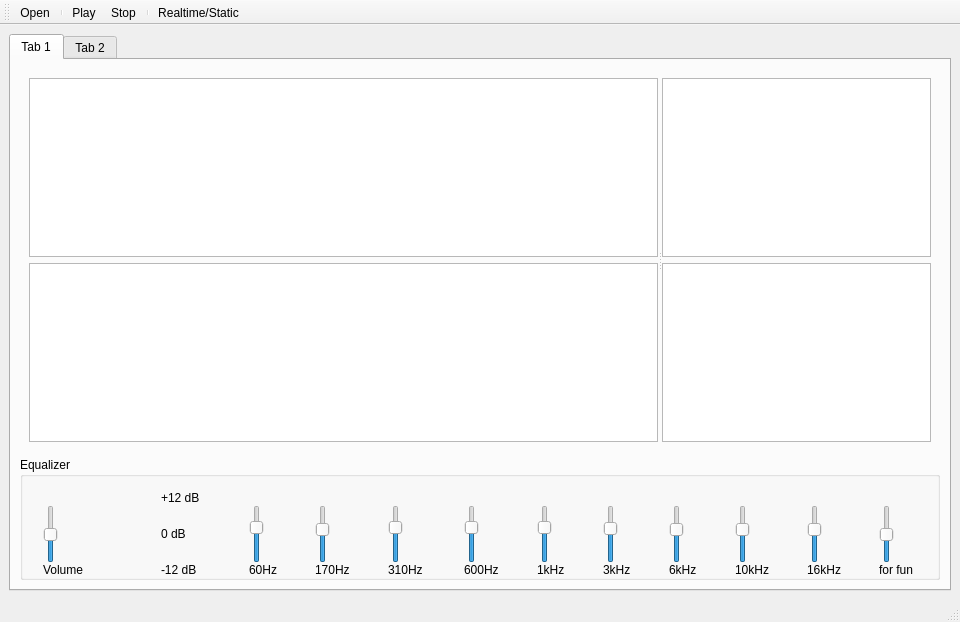
<?xml version="1.0" encoding="UTF-8"?>
<ui version="4.0">
 <class>MainWindow</class>
 <widget class="QMainWindow" name="MainWindow">
  <property name="geometry">
   <rect>
    <x>0</x>
    <y>0</y>
    <width>960</width>
    <height>622</height>
   </rect>
  </property>
  <property name="windowTitle">
   <string>MainWindow</string>
  </property>
  <widget class="QWidget" name="centralwidget">
   <layout class="QHBoxLayout" name="horizontalLayout_2">
    <item>
     <widget class="QTabWidget" name="tabWidget">
      <property name="currentIndex">
       <number>0</number>
      </property>
      <widget class="QWidget" name="tab">
       <attribute name="title">
        <string>Tab 1</string>
       </attribute>
       <layout class="QGridLayout" name="gridLayout">
        <item row="0" column="0">
         <widget class="QWidget" name="widget" native="true">
          <layout class="QGridLayout" name="gridLayout_3">
           <item row="0" column="0">
            <widget class="QSplitter" name="splitter">
             <property name="orientation">
              <enum>Qt::Horizontal</enum>
             </property>
             <widget class="QWidget" name="widget_5" native="true">
              <property name="sizePolicy">
               <sizepolicy hsizetype="Preferred" vsizetype="Preferred">
                <horstretch>70</horstretch>
                <verstretch>0</verstretch>
               </sizepolicy>
              </property>
              <property name="minimumSize">
               <size>
                <width>200</width>
                <height>0</height>
               </size>
              </property>
              <layout class="QVBoxLayout" name="verticalLayout">
               <item>
                <widget class="PlotWidget" name="grMain">
                 <property name="sizePolicy">
                  <sizepolicy hsizetype="Expanding" vsizetype="Expanding">
                   <horstretch>70</horstretch>
                   <verstretch>0</verstretch>
                  </sizepolicy>
                 </property>
                </widget>
               </item>
               <item>
                <widget class="PlotWidget" name="grUpdatedMain"/>
               </item>
              </layout>
             </widget>
             <widget class="QWidget" name="widget_6" native="true">
              <property name="sizePolicy">
               <sizepolicy hsizetype="Preferred" vsizetype="Preferred">
                <horstretch>30</horstretch>
                <verstretch>0</verstretch>
               </sizepolicy>
              </property>
              <layout class="QVBoxLayout" name="verticalLayout_2">
               <item>
                <widget class="GraphicsLayoutWidget" name="grSpec">
                 <property name="sizePolicy">
                  <sizepolicy hsizetype="Expanding" vsizetype="Expanding">
                   <horstretch>30</horstretch>
                   <verstretch>0</verstretch>
                  </sizepolicy>
                 </property>
                </widget>
               </item>
               <item>
                <widget class="GraphicsLayoutWidget" name="grUpdatedSpec"/>
               </item>
              </layout>
             </widget>
            </widget>
           </item>
          </layout>
         </widget>
        </item>
        <item row="1" column="0">
         <widget class="QGroupBox" name="groupBox">
          <property name="sizePolicy">
           <sizepolicy hsizetype="Preferred" vsizetype="Expanding">
            <horstretch>0</horstretch>
            <verstretch>0</verstretch>
           </sizepolicy>
          </property>
          <property name="minimumSize">
           <size>
            <width>0</width>
            <height>0</height>
           </size>
          </property>
          <property name="maximumSize">
           <size>
            <width>16777215</width>
            <height>150</height>
           </size>
          </property>
          <property name="title">
           <string>Equalizer</string>
          </property>
          <layout class="QGridLayout" name="gridLayout_2">
           <property name="leftMargin">
            <number>0</number>
           </property>
           <property name="topMargin">
            <number>0</number>
           </property>
           <property name="rightMargin">
            <number>0</number>
           </property>
           <property name="bottomMargin">
            <number>0</number>
           </property>
           <property name="horizontalSpacing">
            <number>18</number>
           </property>
           <property name="verticalSpacing">
            <number>0</number>
           </property>
           <item row="3" column="10">
            <widget class="QLabel" name="label_8">
             <property name="text">
              <string>6kHz</string>
             </property>
            </widget>
           </item>
           <item row="3" column="5">
            <widget class="QLabel" name="label_3">
             <property name="text">
              <string>170Hz</string>
             </property>
            </widget>
           </item>
           <item row="3" column="4">
            <widget class="QLabel" name="label_2">
             <property name="text">
              <string>60Hz</string>
             </property>
            </widget>
           </item>
           <item row="3" column="9">
            <widget class="QLabel" name="label_7">
             <property name="text">
              <string>3kHz</string>
             </property>
            </widget>
           </item>
           <item row="0" column="12">
            <widget class="QLabel" name="label_16k">
             <property name="text">
              <string/>
             </property>
            </widget>
           </item>
           <item row="2" column="0">
            <widget class="QSlider" name="verticalSlider_gain">
             <property name="maximum">
              <number>200</number>
             </property>
             <property name="value">
              <number>100</number>
             </property>
             <property name="orientation">
              <enum>Qt::Vertical</enum>
             </property>
            </widget>
           </item>
           <item row="3" column="8">
            <widget class="QLabel" name="label_6">
             <property name="text">
              <string>1kHz</string>
             </property>
            </widget>
           </item>
           <item row="3" column="13">
            <widget class="QLabel" name="label_12">
             <property name="text">
              <string>for fun</string>
             </property>
            </widget>
           </item>
           <item row="3" column="7">
            <widget class="QLabel" name="label_5">
             <property name="text">
              <string>600Hz</string>
             </property>
            </widget>
           </item>
           <item row="3" column="3">
            <widget class="QLabel" name="label_24">
             <property name="text">
              <string>-12 dB</string>
             </property>
            </widget>
           </item>
           <item row="0" column="13">
            <widget class="QLabel" name="label_22">
             <property name="text">
              <string/>
             </property>
            </widget>
           </item>
           <item row="3" column="0">
            <widget class="QLabel" name="label">
             <property name="text">
              <string>Volume</string>
             </property>
            </widget>
           </item>
           <item row="2" column="2">
            <spacer name="horizontalSpacer">
             <property name="orientation">
              <enum>Qt::Horizontal</enum>
             </property>
             <property name="sizeType">
              <enum>QSizePolicy::Fixed</enum>
             </property>
             <property name="sizeHint" stdset="0">
              <size>
               <width>40</width>
               <height>20</height>
              </size>
             </property>
            </spacer>
           </item>
           <item row="3" column="11">
            <widget class="QLabel" name="label_9">
             <property name="text">
              <string>10kHz</string>
             </property>
            </widget>
           </item>
           <item row="3" column="6">
            <widget class="QLabel" name="label_4">
             <property name="text">
              <string>310Hz </string>
             </property>
            </widget>
           </item>
           <item row="0" column="9">
            <widget class="QLabel" name="label_3k">
             <property name="text">
              <string/>
             </property>
            </widget>
           </item>
           <item row="0" column="10">
            <widget class="QLabel" name="label_6k">
             <property name="text">
              <string/>
             </property>
            </widget>
           </item>
           <item row="2" column="11">
            <widget class="QSlider" name="verticalSlider_10k">
             <property name="minimum">
              <number>-15</number>
             </property>
             <property name="maximum">
              <number>10</number>
             </property>
             <property name="tracking">
              <bool>false</bool>
             </property>
             <property name="orientation">
              <enum>Qt::Vertical</enum>
             </property>
            </widget>
           </item>
           <item row="2" column="9">
            <widget class="QSlider" name="verticalSlider_3k">
             <property name="minimum">
              <number>-15</number>
             </property>
             <property name="maximum">
              <number>9</number>
             </property>
             <property name="tracking">
              <bool>false</bool>
             </property>
             <property name="orientation">
              <enum>Qt::Vertical</enum>
             </property>
            </widget>
           </item>
           <item row="2" column="13">
            <widget class="QSlider" name="verticalSlider_11">
             <property name="minimum">
              <number>-18</number>
             </property>
             <property name="maximum">
              <number>18</number>
             </property>
             <property name="orientation">
              <enum>Qt::Vertical</enum>
             </property>
            </widget>
           </item>
           <item row="0" column="8">
            <widget class="QLabel" name="label_1k">
             <property name="text">
              <string/>
             </property>
            </widget>
           </item>
           <item row="0" column="4">
            <widget class="QLabel" name="label_60">
             <property name="text">
              <string/>
             </property>
            </widget>
           </item>
           <item row="2" column="6">
            <widget class="QSlider" name="verticalSlider_310">
             <property name="minimum">
              <number>-15</number>
             </property>
             <property name="maximum">
              <number>8</number>
             </property>
             <property name="pageStep">
              <number>5</number>
             </property>
             <property name="tracking">
              <bool>false</bool>
             </property>
             <property name="orientation">
              <enum>Qt::Vertical</enum>
             </property>
            </widget>
           </item>
           <item row="2" column="7">
            <widget class="QSlider" name="verticalSlider_600">
             <property name="minimum">
              <number>-15</number>
             </property>
             <property name="maximum">
              <number>8</number>
             </property>
             <property name="pageStep">
              <number>5</number>
             </property>
             <property name="tracking">
              <bool>false</bool>
             </property>
             <property name="orientation">
              <enum>Qt::Vertical</enum>
             </property>
            </widget>
           </item>
           <item row="0" column="6">
            <widget class="QLabel" name="label_310">
             <property name="text">
              <string/>
             </property>
            </widget>
           </item>
           <item row="3" column="12">
            <widget class="QLabel" name="label_10">
             <property name="text">
              <string>16kHz</string>
             </property>
            </widget>
           </item>
           <item row="2" column="5">
            <widget class="QSlider" name="verticalSlider_170">
             <property name="minimum">
              <number>-15</number>
             </property>
             <property name="maximum">
              <number>10</number>
             </property>
             <property name="pageStep">
              <number>5</number>
             </property>
             <property name="tracking">
              <bool>false</bool>
             </property>
             <property name="orientation">
              <enum>Qt::Vertical</enum>
             </property>
            </widget>
           </item>
           <item row="0" column="5">
            <widget class="QLabel" name="label_170">
             <property name="text">
              <string/>
             </property>
            </widget>
           </item>
           <item row="0" column="11">
            <widget class="QLabel" name="label_10k">
             <property name="text">
              <string/>
             </property>
            </widget>
           </item>
           <item row="2" column="8">
            <widget class="QSlider" name="verticalSlider_1k">
             <property name="minimum">
              <number>-15</number>
             </property>
             <property name="maximum">
              <number>8</number>
             </property>
             <property name="pageStep">
              <number>5</number>
             </property>
             <property name="tracking">
              <bool>false</bool>
             </property>
             <property name="orientation">
              <enum>Qt::Vertical</enum>
             </property>
            </widget>
           </item>
           <item row="1" column="0">
            <widget class="QLabel" name="label_master_gain">
             <property name="text">
              <string/>
             </property>
            </widget>
           </item>
           <item row="0" column="7">
            <widget class="QLabel" name="label_600">
             <property name="text">
              <string/>
             </property>
            </widget>
           </item>
           <item row="2" column="3">
            <widget class="QLabel" name="label_23">
             <property name="text">
              <string>0 dB</string>
             </property>
            </widget>
           </item>
           <item row="2" column="12">
            <widget class="QSlider" name="verticalSlider_16k">
             <property name="minimum">
              <number>-15</number>
             </property>
             <property name="maximum">
              <number>10</number>
             </property>
             <property name="tracking">
              <bool>false</bool>
             </property>
             <property name="orientation">
              <enum>Qt::Vertical</enum>
             </property>
            </widget>
           </item>
           <item row="2" column="4">
            <widget class="QSlider" name="verticalSlider_60">
             <property name="minimum">
              <number>-15</number>
             </property>
             <property name="maximum">
              <number>8</number>
             </property>
             <property name="tracking">
              <bool>false</bool>
             </property>
             <property name="orientation">
              <enum>Qt::Vertical</enum>
             </property>
            </widget>
           </item>
           <item row="2" column="10">
            <widget class="QSlider" name="verticalSlider_6k">
             <property name="minimum">
              <number>-15</number>
             </property>
             <property name="maximum">
              <number>10</number>
             </property>
             <property name="tracking">
              <bool>false</bool>
             </property>
             <property name="orientation">
              <enum>Qt::Vertical</enum>
             </property>
            </widget>
           </item>
           <item row="1" column="3">
            <widget class="QLabel" name="label_25">
             <property name="maximumSize">
              <size>
               <width>50</width>
               <height>16777215</height>
              </size>
             </property>
             <property name="text">
              <string>+12 dB</string>
             </property>
            </widget>
           </item>
          </layout>
         </widget>
        </item>
       </layout>
      </widget>
      <widget class="QWidget" name="tab_2">
       <attribute name="title">
        <string>Tab 2</string>
       </attribute>
       <layout class="QGridLayout" name="gridLayout_4" columnstretch="33,33,33">
        <item row="0" column="0">
         <widget class="QWidget" name="widget_2" native="true">
          <widget class="QLabel" name="label_11">
           <property name="geometry">
            <rect>
             <x>9</x>
             <y>9</y>
             <width>250</width>
             <height>521</height>
            </rect>
           </property>
           <property name="maximumSize">
            <size>
             <width>250</width>
             <height>16777215</height>
            </size>
           </property>
           <property name="text">
            <string/>
           </property>
           <property name="pixmap">
            <pixmap>instruments/xylophone_15.png</pixmap>
           </property>
           <property name="scaledContents">
            <bool>true</bool>
           </property>
           <property name="wordWrap">
            <bool>false</bool>
           </property>
          </widget>
          <widget class="QToolButton" name="xylophoneC2">
           <property name="geometry">
            <rect>
             <x>70</x>
             <y>40</y>
             <width>121</width>
             <height>21</height>
            </rect>
           </property>
           <property name="text">
            <string/>
           </property>
           <property name="autoRaise">
            <bool>true</bool>
           </property>
          </widget>
          <widget class="QToolButton" name="xylophoneD2">
           <property name="geometry">
            <rect>
             <x>70</x>
             <y>70</y>
             <width>131</width>
             <height>21</height>
            </rect>
           </property>
           <property name="text">
            <string/>
           </property>
           <property name="autoRaise">
            <bool>true</bool>
           </property>
          </widget>
          <widget class="QToolButton" name="xylophoneE2">
           <property name="geometry">
            <rect>
             <x>60</x>
             <y>100</y>
             <width>141</width>
             <height>21</height>
            </rect>
           </property>
           <property name="text">
            <string/>
           </property>
           <property name="autoRaise">
            <bool>true</bool>
           </property>
          </widget>
          <widget class="QToolButton" name="xylophoneF2">
           <property name="geometry">
            <rect>
             <x>60</x>
             <y>130</y>
             <width>141</width>
             <height>21</height>
            </rect>
           </property>
           <property name="text">
            <string/>
           </property>
           <property name="autoRaise">
            <bool>true</bool>
           </property>
          </widget>
          <widget class="QToolButton" name="xylophoneG2">
           <property name="geometry">
            <rect>
             <x>60</x>
             <y>160</y>
             <width>151</width>
             <height>31</height>
            </rect>
           </property>
           <property name="text">
            <string/>
           </property>
           <property name="autoRaise">
            <bool>true</bool>
           </property>
          </widget>
          <widget class="QToolButton" name="xylophoneA2">
           <property name="geometry">
            <rect>
             <x>50</x>
             <y>190</y>
             <width>161</width>
             <height>31</height>
            </rect>
           </property>
           <property name="text">
            <string/>
           </property>
           <property name="autoRaise">
            <bool>true</bool>
           </property>
          </widget>
          <widget class="QToolButton" name="xylophoneB2">
           <property name="geometry">
            <rect>
             <x>50</x>
             <y>220</y>
             <width>161</width>
             <height>31</height>
            </rect>
           </property>
           <property name="text">
            <string/>
           </property>
           <property name="autoRaise">
            <bool>true</bool>
           </property>
          </widget>
          <widget class="QToolButton" name="xylophoneAsharp2">
           <property name="geometry">
            <rect>
             <x>40</x>
             <y>250</y>
             <width>181</width>
             <height>31</height>
            </rect>
           </property>
           <property name="text">
            <string/>
           </property>
           <property name="autoRaise">
            <bool>true</bool>
           </property>
          </widget>
          <widget class="QToolButton" name="xylophoneC3">
           <property name="geometry">
            <rect>
             <x>40</x>
             <y>280</y>
             <width>191</width>
             <height>31</height>
            </rect>
           </property>
           <property name="text">
            <string/>
           </property>
           <property name="autoRaise">
            <bool>true</bool>
           </property>
          </widget>
          <widget class="QToolButton" name="xylophoneD3">
           <property name="geometry">
            <rect>
             <x>30</x>
             <y>310</y>
             <width>201</width>
             <height>31</height>
            </rect>
           </property>
           <property name="text">
            <string/>
           </property>
           <property name="autoRaise">
            <bool>true</bool>
           </property>
          </widget>
          <widget class="QToolButton" name="xylophoneE3">
           <property name="geometry">
            <rect>
             <x>30</x>
             <y>340</y>
             <width>211</width>
             <height>31</height>
            </rect>
           </property>
           <property name="text">
            <string/>
           </property>
           <property name="autoRaise">
            <bool>true</bool>
           </property>
          </widget>
          <widget class="QToolButton" name="xylophoneF3">
           <property name="geometry">
            <rect>
             <x>20</x>
             <y>370</y>
             <width>221</width>
             <height>31</height>
            </rect>
           </property>
           <property name="text">
            <string/>
           </property>
           <property name="autoRaise">
            <bool>true</bool>
           </property>
          </widget>
          <widget class="QToolButton" name="xylophoneG3">
           <property name="geometry">
            <rect>
             <x>20</x>
             <y>400</y>
             <width>221</width>
             <height>31</height>
            </rect>
           </property>
           <property name="text">
            <string/>
           </property>
           <property name="autoRaise">
            <bool>true</bool>
           </property>
          </widget>
          <widget class="QToolButton" name="xylophoneA3">
           <property name="geometry">
            <rect>
             <x>10</x>
             <y>440</y>
             <width>241</width>
             <height>31</height>
            </rect>
           </property>
           <property name="text">
            <string/>
           </property>
           <property name="autoRaise">
            <bool>true</bool>
           </property>
          </widget>
          <widget class="QToolButton" name="xylophoneB3">
           <property name="geometry">
            <rect>
             <x>10</x>
             <y>470</y>
             <width>241</width>
             <height>31</height>
            </rect>
           </property>
           <property name="text">
            <string/>
           </property>
           <property name="autoRaise">
            <bool>true</bool>
           </property>
          </widget>
         </widget>
        </item>
        <item row="0" column="1">
         <widget class="QWidget" name="widget_3" native="true">
          <widget class="QLabel" name="label_13">
           <property name="geometry">
            <rect>
             <x>0</x>
             <y>90</y>
             <width>271</width>
             <height>341</height>
            </rect>
           </property>
           <property name="frameShape">
            <enum>QFrame::VLine</enum>
           </property>
           <property name="text">
            <string/>
           </property>
           <property name="pixmap">
            <pixmap>instruments/stringsteel_6.jpeg</pixmap>
           </property>
           <property name="scaledContents">
            <bool>true</bool>
           </property>
          </widget>
          <widget class="QToolButton" name="stsC5">
           <property name="geometry">
            <rect>
             <x>0</x>
             <y>100</y>
             <width>271</width>
             <height>16</height>
            </rect>
           </property>
           <property name="maximumSize">
            <size>
             <width>16777215</width>
             <height>20</height>
            </size>
           </property>
           <property name="text">
            <string/>
           </property>
           <property name="autoRaise">
            <bool>true</bool>
           </property>
          </widget>
          <widget class="QToolButton" name="stsD5">
           <property name="geometry">
            <rect>
             <x>0</x>
             <y>160</y>
             <width>271</width>
             <height>20</height>
            </rect>
           </property>
           <property name="maximumSize">
            <size>
             <width>16777215</width>
             <height>20</height>
            </size>
           </property>
           <property name="text">
            <string/>
           </property>
           <property name="autoRaise">
            <bool>true</bool>
           </property>
          </widget>
          <widget class="QToolButton" name="stsA5">
           <property name="geometry">
            <rect>
             <x>0</x>
             <y>400</y>
             <width>271</width>
             <height>20</height>
            </rect>
           </property>
           <property name="maximumSize">
            <size>
             <width>16777215</width>
             <height>20</height>
            </size>
           </property>
           <property name="text">
            <string/>
           </property>
           <property name="autoRaise">
            <bool>true</bool>
           </property>
          </widget>
          <widget class="QToolButton" name="stsG5">
           <property name="geometry">
            <rect>
             <x>0</x>
             <y>340</y>
             <width>271</width>
             <height>20</height>
            </rect>
           </property>
           <property name="maximumSize">
            <size>
             <width>16777215</width>
             <height>20</height>
            </size>
           </property>
           <property name="text">
            <string/>
           </property>
           <property name="autoRaise">
            <bool>true</bool>
           </property>
          </widget>
          <widget class="QToolButton" name="stsE5">
           <property name="geometry">
            <rect>
             <x>0</x>
             <y>220</y>
             <width>271</width>
             <height>20</height>
            </rect>
           </property>
           <property name="maximumSize">
            <size>
             <width>16777215</width>
             <height>20</height>
            </size>
           </property>
           <property name="text">
            <string/>
           </property>
           <property name="autoRaise">
            <bool>true</bool>
           </property>
          </widget>
          <widget class="QToolButton" name="stsF5">
           <property name="geometry">
            <rect>
             <x>0</x>
             <y>280</y>
             <width>271</width>
             <height>20</height>
            </rect>
           </property>
           <property name="maximumSize">
            <size>
             <width>16777215</width>
             <height>20</height>
            </size>
           </property>
           <property name="text">
            <string/>
           </property>
           <property name="autoRaise">
            <bool>true</bool>
           </property>
          </widget>
         </widget>
        </item>
        <item row="0" column="2">
         <widget class="QWidget" name="widget_4" native="true">
          <widget class="QLabel" name="label_14">
           <property name="geometry">
            <rect>
             <x>0</x>
             <y>90</y>
             <width>261</width>
             <height>341</height>
            </rect>
           </property>
           <property name="text">
            <string/>
           </property>
           <property name="pixmap">
            <pixmap>instruments/piano_7.jpeg</pixmap>
           </property>
           <property name="scaledContents">
            <bool>true</bool>
           </property>
          </widget>
          <widget class="QToolButton" name="pianoC4">
           <property name="geometry">
            <rect>
             <x>0</x>
             <y>140</y>
             <width>41</width>
             <height>281</height>
            </rect>
           </property>
           <property name="text">
            <string/>
           </property>
           <property name="autoRaise">
            <bool>true</bool>
           </property>
          </widget>
          <widget class="QToolButton" name="pianoD4">
           <property name="geometry">
            <rect>
             <x>40</x>
             <y>140</y>
             <width>41</width>
             <height>281</height>
            </rect>
           </property>
           <property name="text">
            <string/>
           </property>
           <property name="autoRaise">
            <bool>true</bool>
           </property>
          </widget>
          <widget class="QToolButton" name="pianoE4">
           <property name="geometry">
            <rect>
             <x>80</x>
             <y>140</y>
             <width>31</width>
             <height>281</height>
            </rect>
           </property>
           <property name="text">
            <string/>
           </property>
           <property name="autoRaise">
            <bool>true</bool>
           </property>
          </widget>
          <widget class="QToolButton" name="pianoF4">
           <property name="geometry">
            <rect>
             <x>110</x>
             <y>140</y>
             <width>41</width>
             <height>281</height>
            </rect>
           </property>
           <property name="text">
            <string/>
           </property>
           <property name="autoRaise">
            <bool>true</bool>
           </property>
          </widget>
          <widget class="QToolButton" name="pianoG4">
           <property name="geometry">
            <rect>
             <x>150</x>
             <y>140</y>
             <width>31</width>
             <height>281</height>
            </rect>
           </property>
           <property name="text">
            <string/>
           </property>
           <property name="autoRaise">
            <bool>true</bool>
           </property>
          </widget>
          <widget class="QToolButton" name="pianoA4">
           <property name="geometry">
            <rect>
             <x>180</x>
             <y>140</y>
             <width>41</width>
             <height>281</height>
            </rect>
           </property>
           <property name="text">
            <string/>
           </property>
           <property name="autoRaise">
            <bool>true</bool>
           </property>
          </widget>
          <widget class="QToolButton" name="pianoB4">
           <property name="geometry">
            <rect>
             <x>220</x>
             <y>140</y>
             <width>41</width>
             <height>281</height>
            </rect>
           </property>
           <property name="text">
            <string/>
           </property>
           <property name="autoRaise">
            <bool>true</bool>
           </property>
          </widget>
          <widget class="QToolButton" name="pianoCsharp4">
           <property name="geometry">
            <rect>
             <x>20</x>
             <y>130</y>
             <width>31</width>
             <height>191</height>
            </rect>
           </property>
           <property name="text">
            <string/>
           </property>
           <property name="autoRaise">
            <bool>true</bool>
           </property>
          </widget>
          <widget class="QToolButton" name="pianoDsahrp4">
           <property name="geometry">
            <rect>
             <x>60</x>
             <y>130</y>
             <width>31</width>
             <height>191</height>
            </rect>
           </property>
           <property name="text">
            <string/>
           </property>
           <property name="autoRaise">
            <bool>true</bool>
           </property>
          </widget>
          <widget class="QToolButton" name="pianoFsharp4">
           <property name="geometry">
            <rect>
             <x>130</x>
             <y>130</y>
             <width>31</width>
             <height>191</height>
            </rect>
           </property>
           <property name="text">
            <string/>
           </property>
           <property name="autoRaise">
            <bool>true</bool>
           </property>
          </widget>
          <widget class="QToolButton" name="pianoGsharp4">
           <property name="geometry">
            <rect>
             <x>170</x>
             <y>130</y>
             <width>31</width>
             <height>191</height>
            </rect>
           </property>
           <property name="text">
            <string/>
           </property>
           <property name="autoRaise">
            <bool>true</bool>
           </property>
          </widget>
          <widget class="QToolButton" name="pianoAsharp4">
           <property name="geometry">
            <rect>
             <x>210</x>
             <y>130</y>
             <width>31</width>
             <height>191</height>
            </rect>
           </property>
           <property name="text">
            <string/>
           </property>
           <property name="autoRaise">
            <bool>true</bool>
           </property>
          </widget>
         </widget>
        </item>
       </layout>
      </widget>
     </widget>
    </item>
   </layout>
  </widget>
  <widget class="QMenuBar" name="menubar">
   <property name="geometry">
    <rect>
     <x>0</x>
     <y>0</y>
     <width>960</width>
     <height>21</height>
    </rect>
   </property>
  </widget>
  <widget class="QStatusBar" name="statusbar"/>
  <widget class="QToolBar" name="toolBar">
   <property name="maximumSize">
    <size>
     <width>16777215</width>
     <height>25</height>
    </size>
   </property>
   <property name="windowTitle">
    <string>toolBar</string>
   </property>
   <attribute name="toolBarArea">
    <enum>TopToolBarArea</enum>
   </attribute>
   <attribute name="toolBarBreak">
    <bool>false</bool>
   </attribute>
   <addaction name="actionOpen"/>
   <addaction name="separator"/>
   <addaction name="actionPlay"/>
   <addaction name="actionStop"/>
   <addaction name="separator"/>
   <addaction name="actionRealtime"/>
  </widget>
  <action name="actionOpen">
   <property name="icon">
    <iconset>
     <normaloff>icons/open-folder.png</normaloff>icons/open-folder.png</iconset>
   </property>
   <property name="text">
    <string>Open</string>
   </property>
   <property name="toolTip">
    <string>Open</string>
   </property>
  </action>
  <action name="actionPlay">
   <property name="checkable">
    <bool>true</bool>
   </property>
   <property name="icon">
    <iconset>
     <normaloff>icons/play.png</normaloff>
     <normalon>icons/pause.png</normalon>icons/play.png</iconset>
   </property>
   <property name="text">
    <string>Play</string>
   </property>
   <property name="toolTip">
    <string>play/pause</string>
   </property>
  </action>
  <action name="actionStop">
   <property name="icon">
    <iconset>
     <normaloff>icons/stop.png</normaloff>icons/stop.png</iconset>
   </property>
   <property name="text">
    <string>Stop</string>
   </property>
   <property name="toolTip">
    <string>Stop</string>
   </property>
  </action>
  <action name="actionRealtime">
   <property name="checkable">
    <bool>true</bool>
   </property>
   <property name="icon">
    <iconset>
     <normaloff>icons/signal.png</normaloff>icons/signal.png</iconset>
   </property>
   <property name="text">
    <string>Realtime/Static</string>
   </property>
   <property name="toolTip">
    <string>Toggle between moving and static signal</string>
   </property>
  </action>
 </widget>
 <customwidgets>
  <customwidget>
   <class>PlotWidget</class>
   <extends>QGraphicsView</extends>
   <header>pyqtgraph</header>
  </customwidget>
  <customwidget>
   <class>GraphicsLayoutWidget</class>
   <extends>QGraphicsView</extends>
   <header>pyqtgraph</header>
  </customwidget>
 </customwidgets>
 <resources/>
 <connections/>
</ui>
